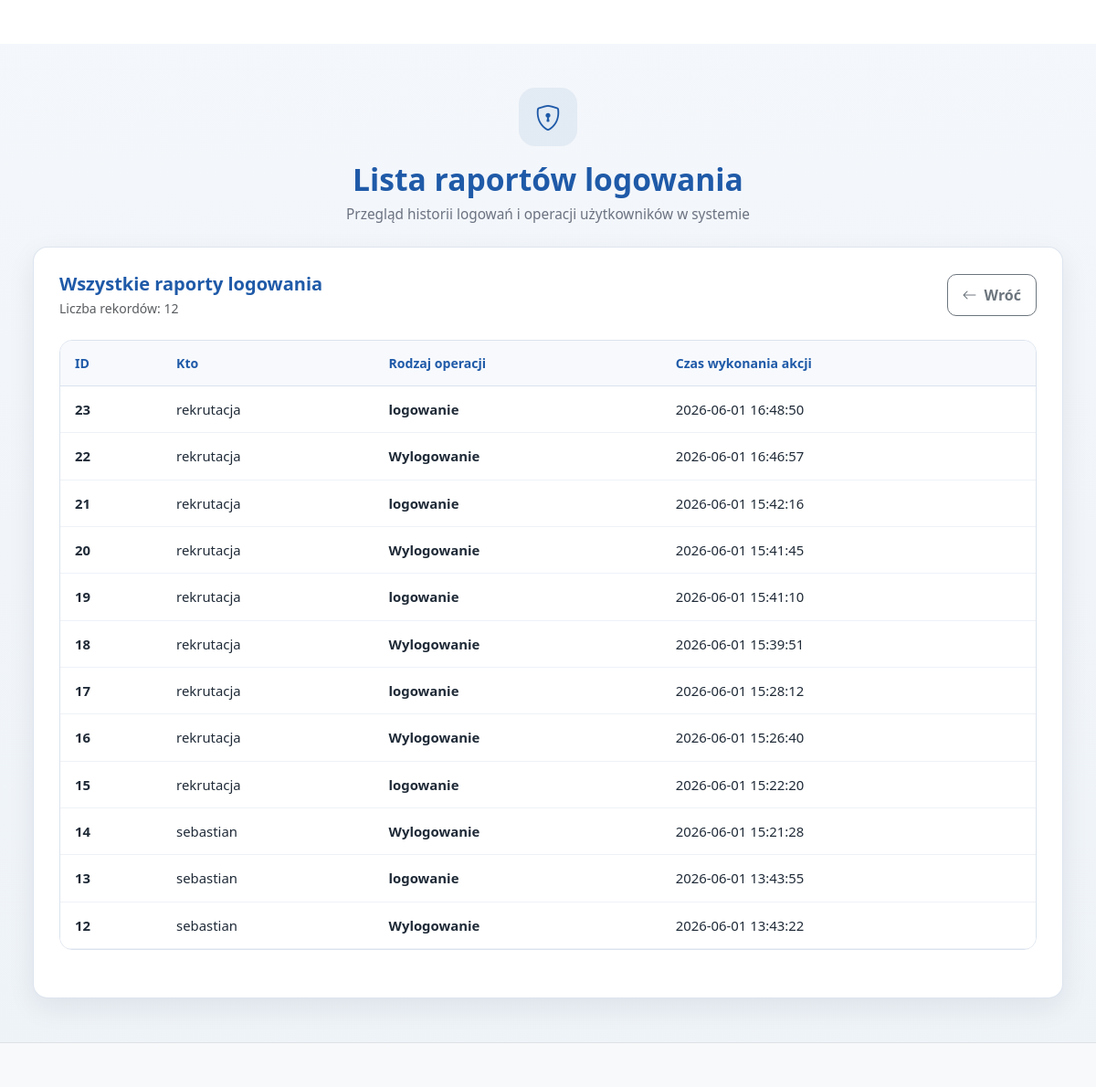
Screenshot of /window/show_raport_logged.php with the database file from the repository.
### tables this page shows
CREATE TABLE `raport_logowanie` (
  `id` int(10) UNSIGNED NOT NULL,
  `kto` varchar(255) NOT NULL,
  `rodzajOperacji` varchar(255) NOT NULL,
  `czas` datetime NOT NULL DEFAULT current_timestamp()
);

### window/show_raport_logged.php (the view, shortened to what this page needs)
<?php
require_once '../core/config/db.php';
$stmt = $pdo->prepare("SELECT * FROM raport_logowanie ORDER BY id DESC");
$stmt->execute();
$data = $stmt->fetchAll(PDO::FETCH_ASSOC);
require_once '../template/header.php';
?>
<div class="dashboard-page">
    <div class="container-fluid px-3 px-xl-4">
        <div class="diet-page-wide mx-auto">
            <div class="dashboard-header mb-4">
                <div class="login-top-icon">
                    <i class="bi bi-shield-lock"></i>
                </div>
                <h1>Lista raportów logowania</h1>
                <p>Przegląd historii logowań i operacji użytkowników w systemie</p>
            </div>
            <div class="dashboard-card diet-table-card">
                <div class="d-flex flex-column flex-lg-row align-items-lg-center justify-content-between gap-3 mb-4">
                    <div>
                        <h2 class="h5 mb-1 fw-bold text-primary-custom">
                            Wszystkie raporty logowania
                        </h2>
                        <div class="text-muted small">
                            Liczba rekordów: <?php echo count($data); ?>
                        </div>
                    </div>
                    <div>
                        <a href="dashboard_raport_show.php" class="btn btn-outline-secondary diet-back-btn-bootstrap">
                            <i class="bi bi-arrow-left me-2"></i>Wróć
                        </a>
                    </div>
                </div>
                <?php if (!empty($data)): ?>
                    <div class="table-responsive diet-table-bootstrap-wrap reports-desktop-table mb-4">
                        <table class="table table-hover align-middle mb-0 diet-table-bootstrap">
                            <thead>
                                <tr>
                                    <th>ID</th>
                                    <th>Kto</th>
                                    <th>Rodzaj operacji</th>
                                    <th>Czas wykonania akcji</th>
                                </tr>
                            </thead>
                            <tbody>
                                <?php foreach ($data as $row): ?>
                                    <tr>
                                        <td class="fw-semibold">
                                            <?php echo htmlspecialchars($row['id'] ?? ''); ?>
                                        </td>
                                        <td>
                                            <?php echo htmlspecialchars($row['kto'] ?? ''); ?>
                                        </td>
                                        <td class="fw-semibold">
                                            <?php echo htmlspecialchars($row['rodzajOperacji'] ?? ''); ?>
                                        </td>
                                        <td>
                                            <?php echo htmlspecialchars($row['czas'] ?? ''); ?>
                                        </td>
                                    </tr>
                                <?php endforeach; ?>
                            </tbody>
                        </table>
                    </div>
                <?php endif; ?>
            </div>
        </div>
    </div>
</div>
<?php require_once '../template/footer.php'; ?>

### template/header.php (shortened to what this page needs)
<!doctype html>
<html lang="pl">
<head>
    <link
        href="https://cdn.jsdelivr.net/npm/bootstrap@5.3.8/dist/css/bootstrap.min.css"
        rel="stylesheet"
    >
    <link
        rel="stylesheet"
        href="https://cdn.jsdelivr.net/npm/bootstrap-icons@1.11.3/font/bootstrap-icons.min.css"
    >
    <link rel="stylesheet" href="../assets/css/style.css">
<body>
<header class="bg-white text-dark py-4">
</header>

### template/footer.php (shortened to what this page needs)
<footer class="bg-light border-top py-4">
  </footer>
</body>
</html>

### assets/css/style.css (style rules this page uses)
:root { --app-bg: #eef3f8; --app-surface: #ffffff; --app-primary: #1f5aa8; --app-primary-hover: #17498a; --app-text: #1f2a37; --app-muted: #6b7280; --app-border: #dbe3ee; --app-input-bg: #f4f7fb; --app-shadow: 0 10px 30px rgba(15, 23, 42, 0.08); --app-radius: 16px; }
body { background: linear-gradient(180deg, #f4f7fb 0%, var(--app-bg) 100%); color: var(--app-text); }
.login-top-icon { width: 64px; height: 64px; border-radius: 18px; background: rgba(31, 90, 168, 0.08); color: var(--app-primary); display: flex; align-items: center; justify-content: center; margin: 0 auto 18px; font-size: 28px; }
.dashboard-page { padding: 48px 12px; }
.dashboard-header { text-align: center; margin-bottom: 28px; }
.dashboard-header h1 { margin: 0 0 8px; font-size: 2.1rem; line-height: 1.1; font-weight: 700; color: var(--app-primary); }
.dashboard-header p { margin: 0; color: var(--app-muted); font-size: 0.96rem; }
.dashboard-card { background: var(--app-surface); border: 1px solid rgba(219, 227, 238, 0.9); border-radius: var(--app-radius); box-shadow: var(--app-shadow); padding: 32px 32px 50px 32px; }
.diet-page-wide { width: 100%; }
.text-primary-custom { color: var(--app-primary) !important; }
.diet-table-card { padding: 28px; }
.diet-back-btn-bootstrap { min-height: 46px; border-radius: 10px; font-weight: 600; padding: 10px 16px; }
.diet-table-bootstrap-wrap { border: 1px solid var(--app-border); border-radius: 14px; overflow: auto; background: #fff; }
.diet-table-bootstrap { margin-bottom: 0; }
.diet-table-bootstrap thead th { background: #f7f9fc; color: var(--app-primary); font-size: 0.88rem; font-weight: 700; border-bottom: 1px solid var(--app-border); padding: 14px 16px; white-space: nowrap; position: sticky; top: 0; z-index: 2; }
.diet-table-bootstrap tbody td { padding: 14px 16px; font-size: 0.93rem; color: var(--app-text); border-color: #eef2f7; vertical-align: top; }
.reports-desktop-table { display: block; }
@media (max-width: 1399.98px) { .diet-page-wide { max-width: 100%; } }

### rows the page displays
raport_logowanie: id "23", kto "rekrutacja", rodzajOperacji "logowanie", czas "2026-06-01 16:48:50"
raport_logowanie: id "22", kto "rekrutacja", rodzajOperacji "Wylogowanie", czas "2026-06-01 16:46:57"
raport_logowanie: id "21", kto "rekrutacja", rodzajOperacji "logowanie", czas "2026-06-01 15:42:16"
raport_logowanie: id "20", kto "rekrutacja", rodzajOperacji "Wylogowanie", czas "2026-06-01 15:41:45"
raport_logowanie: id "19", kto "rekrutacja", rodzajOperacji "logowanie", czas "2026-06-01 15:41:10"
raport_logowanie: id "18", kto "rekrutacja", rodzajOperacji "Wylogowanie", czas "2026-06-01 15:39:51"
raport_logowanie: id "17", kto "rekrutacja", rodzajOperacji "logowanie", czas "2026-06-01 15:28:12"
raport_logowanie: id "16", kto "rekrutacja", rodzajOperacji "Wylogowanie", czas "2026-06-01 15:26:40"
raport_logowanie: id "15", kto "rekrutacja", rodzajOperacji "logowanie", czas "2026-06-01 15:22:20"
raport_logowanie: id "14", kto "sebastian", rodzajOperacji "Wylogowanie", czas "2026-06-01 15:21:28"
raport_logowanie: id "13", kto "sebastian", rodzajOperacji "logowanie", czas "2026-06-01 13:43:55"
raport_logowanie: id "12", kto "sebastian", rodzajOperacji "Wylogowanie", czas "2026-06-01 13:43:22"

### other values shown
count($data) "12"
